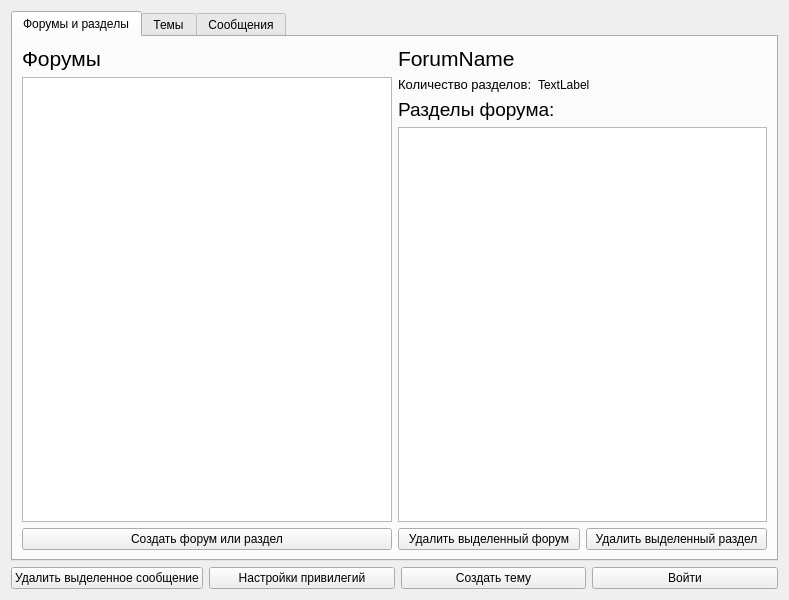
<?xml version="1.0" encoding="UTF-8"?>
<ui version="4.0">
 <class>mainWidget</class>
 <widget class="QWidget" name="mainWidget">
  <property name="geometry">
   <rect>
    <x>0</x>
    <y>0</y>
    <width>789</width>
    <height>600</height>
   </rect>
  </property>
  <property name="windowTitle">
   <string>Form</string>
  </property>
  <layout class="QGridLayout" name="gridLayout">
   <item row="2" column="0">
    <layout class="QHBoxLayout" name="horizontalLayout">
     <item>
      <widget class="QPushButton" name="deleteMessage">
       <property name="text">
        <string>Удалить выделенное сообщение</string>
       </property>
      </widget>
     </item>
     <item>
      <widget class="QPushButton" name="searchButton">
       <property name="text">
        <string>Настройки привилегий</string>
       </property>
      </widget>
     </item>
     <item>
      <widget class="QPushButton" name="createTopicButton">
       <property name="text">
        <string>Создать тему</string>
       </property>
      </widget>
     </item>
     <item>
      <widget class="QPushButton" name="inButton">
       <property name="text">
        <string>Войти</string>
       </property>
      </widget>
     </item>
    </layout>
   </item>
   <item row="0" column="0">
    <widget class="QTabWidget" name="tabWidget">
     <property name="sizePolicy">
      <sizepolicy hsizetype="Expanding" vsizetype="Expanding">
       <horstretch>0</horstretch>
       <verstretch>0</verstretch>
      </sizepolicy>
     </property>
     <property name="currentIndex">
      <number>0</number>
     </property>
     <widget class="QWidget" name="forumsSections">
      <attribute name="title">
       <string>Форумы и разделы</string>
      </attribute>
      <layout class="QGridLayout" name="gridLayout_3">
       <item row="0" column="2">
        <layout class="QVBoxLayout" name="verticalLayout_2">
         <item>
          <layout class="QGridLayout" name="gridLayout_4">
           <item row="5" column="0">
            <widget class="QLabel" name="label_5">
             <property name="font">
              <font>
               <pointsize>14</pointsize>
              </font>
             </property>
             <property name="text">
              <string>Разделы форума:</string>
             </property>
            </widget>
           </item>
           <item row="1" column="0">
            <layout class="QHBoxLayout" name="horizontalLayout_3">
             <item>
              <widget class="QLabel" name="label_4">
               <property name="font">
                <font>
                 <pointsize>10</pointsize>
                </font>
               </property>
               <property name="text">
                <string>Количество разделов:</string>
               </property>
              </widget>
             </item>
             <item>
              <widget class="QLabel" name="sectionCountLabel">
               <property name="sizePolicy">
                <sizepolicy hsizetype="Expanding" vsizetype="Preferred">
                 <horstretch>0</horstretch>
                 <verstretch>0</verstretch>
                </sizepolicy>
               </property>
               <property name="text">
                <string>TextLabel</string>
               </property>
              </widget>
             </item>
            </layout>
           </item>
           <item row="0" column="0">
            <widget class="QLabel" name="forumNameLabel">
             <property name="font">
              <font>
               <pointsize>16</pointsize>
              </font>
             </property>
             <property name="text">
              <string>ForumName</string>
             </property>
            </widget>
           </item>
          </layout>
         </item>
         <item>
          <widget class="QListWidget" name="sectionList">
           <property name="font">
            <font>
             <pointsize>12</pointsize>
            </font>
           </property>
          </widget>
         </item>
         <item>
          <layout class="QHBoxLayout" name="horizontalLayout_2">
           <item>
            <widget class="QPushButton" name="deleteForumButton">
             <property name="text">
              <string>Удалить выделенный форум</string>
             </property>
            </widget>
           </item>
           <item>
            <widget class="QPushButton" name="deleteSectionButton">
             <property name="text">
              <string>Удалить выделенный раздел</string>
             </property>
            </widget>
           </item>
          </layout>
         </item>
        </layout>
       </item>
       <item row="0" column="0">
        <layout class="QVBoxLayout" name="verticalLayout">
         <item>
          <widget class="QLabel" name="label">
           <property name="font">
            <font>
             <pointsize>16</pointsize>
            </font>
           </property>
           <property name="text">
            <string>Форумы</string>
           </property>
          </widget>
         </item>
         <item>
          <widget class="QListWidget" name="forumList">
           <property name="font">
            <font>
             <pointsize>12</pointsize>
            </font>
           </property>
          </widget>
         </item>
         <item>
          <widget class="QPushButton" name="forumCreate">
           <property name="text">
            <string>Создать форум или раздел</string>
           </property>
          </widget>
         </item>
        </layout>
       </item>
      </layout>
     </widget>
     <widget class="QWidget" name="topics">
      <attribute name="title">
       <string>Темы</string>
      </attribute>
      <layout class="QGridLayout" name="gridLayout_5">
       <item row="0" column="0">
        <widget class="QTableWidget" name="topicTable">
         <property name="editTriggers">
          <set>QAbstractItemView::NoEditTriggers</set>
         </property>
         <property name="selectionMode">
          <enum>QAbstractItemView::SingleSelection</enum>
         </property>
         <property name="selectionBehavior">
          <enum>QAbstractItemView::SelectRows</enum>
         </property>
         <attribute name="horizontalHeaderDefaultSectionSize">
          <number>200</number>
         </attribute>
         <column>
          <property name="text">
           <string>Название</string>
          </property>
         </column>
         <column>
          <property name="text">
           <string>Дата последнего сообщения</string>
          </property>
         </column>
        </widget>
       </item>
      </layout>
     </widget>
     <widget class="QWidget" name="messages">
      <attribute name="title">
       <string>Сообщения</string>
      </attribute>
      <layout class="QGridLayout" name="gridLayout_2">
       <item row="0" column="0">
        <widget class="QTableWidget" name="messageTable">
         <property name="editTriggers">
          <set>QAbstractItemView::NoEditTriggers</set>
         </property>
         <property name="selectionMode">
          <enum>QAbstractItemView::SingleSelection</enum>
         </property>
         <property name="selectionBehavior">
          <enum>QAbstractItemView::SelectRows</enum>
         </property>
         <attribute name="horizontalHeaderDefaultSectionSize">
          <number>200</number>
         </attribute>
         <column>
          <property name="text">
           <string>Текст сообщения</string>
          </property>
         </column>
         <column>
          <property name="text">
           <string>Дата создания</string>
          </property>
         </column>
         <column>
          <property name="text">
           <string>Автор</string>
          </property>
         </column>
        </widget>
       </item>
       <item row="1" column="0">
        <widget class="QTextEdit" name="messageEdit">
         <property name="sizePolicy">
          <sizepolicy hsizetype="Expanding" vsizetype="Fixed">
           <horstretch>0</horstretch>
           <verstretch>0</verstretch>
          </sizepolicy>
         </property>
         <property name="maximumSize">
          <size>
           <width>16777215</width>
           <height>150</height>
          </size>
         </property>
         <property name="html">
          <string>&lt;!DOCTYPE HTML PUBLIC &quot;-//W3C//DTD HTML 4.0//EN&quot; &quot;http://www.w3.org/TR/REC-html40/strict.dtd&quot;&gt;
&lt;html&gt;&lt;head&gt;&lt;meta name=&quot;qrichtext&quot; content=&quot;1&quot; /&gt;&lt;style type=&quot;text/css&quot;&gt;
p, li { white-space: pre-wrap; }
&lt;/style&gt;&lt;/head&gt;&lt;body style=&quot; font-family:'MS Shell Dlg 2'; font-size:8.25pt; font-weight:400; font-style:normal;&quot;&gt;
&lt;p style=&quot;-qt-paragraph-type:empty; margin-top:0px; margin-bottom:0px; margin-left:0px; margin-right:0px; -qt-block-indent:0; text-indent:0px;&quot;&gt;&lt;br /&gt;&lt;/p&gt;&lt;/body&gt;&lt;/html&gt;</string>
         </property>
         <property name="overwriteMode">
          <bool>false</bool>
         </property>
        </widget>
       </item>
      </layout>
     </widget>
    </widget>
   </item>
  </layout>
 </widget>
 <resources/>
 <connections/>
</ui>
